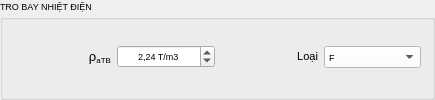
       <widget class="QGroupBox" name="TB">
        <property name="minimumSize">
         <size>
          <width>435</width>
          <height>45</height>
         </size>
        </property>
        <property name="font">
         <font>
          <family>Tahoma</family>
          <pointsize>7</pointsize>
         </font>
        </property>
        <property name="tabletTracking">
         <bool>false</bool>
        </property>
        <property name="layoutDirection">
         <enum>Qt::LeftToRight</enum>
        </property>
        <property name="autoFillBackground">
         <bool>true</bool>
        </property>
        <property name="locale">
         <locale language="Vietnamese" country="Vietnam"/>
        </property>
        <property name="inputMethodHints">
         <set>Qt::ImhDialableCharactersOnly|Qt::ImhDigitsOnly|Qt::ImhEmailCharactersOnly|Qt::ImhFormattedNumbersOnly|Qt::ImhLatinOnly|Qt::ImhLowercaseOnly|Qt::ImhUppercaseOnly|Qt::ImhUrlCharactersOnly</set>
        </property>
        <property name="title">
         <string>TRO BAY NHIỆT ĐIỆN</string>
        </property>
        <property name="flat">
         <bool>false</bool>
        </property>
        <property name="checkable">
         <bool>false</bool>
        </property>
        <layout class="QHBoxLayout" name="horizontalLayout_6">
         <item>
          <widget class="QLabel" name="label_50">
           <property name="minimumSize">
            <size>
             <width>67</width>
             <height>19</height>
            </size>
           </property>
           <property name="font">
            <font>
             <family>Tahoma</family>
             <pointsize>7</pointsize>
            </font>
           </property>
           <property name="text">
            <string>&lt;html&gt;&lt;head/&gt;&lt;body&gt;&lt;p align=&quot;right&quot;&gt;&lt;span style=&quot; font-family:'Calibri,sans-serif'; font-size:10pt;&quot;&gt;ρ&lt;/span&gt;&lt;span style=&quot; font-size:9pt; vertical-align:sub;&quot;&gt;aTB&lt;/span&gt;&lt;/p&gt;&lt;/body&gt;&lt;/html&gt;</string>
           </property>
          </widget>
         </item>
         <item>
          <widget class="QDoubleSpinBox" name="doubleSpinBox_43">
           <property name="minimumSize">
            <size>
             <width>67</width>
             <height>19</height>
            </size>
           </property>
           <property name="font">
            <font>
             <family>Tahoma</family>
             <pointsize>7</pointsize>
            </font>
           </property>
           <property name="alignment">
            <set>Qt::AlignCenter</set>
           </property>
           <property name="suffix">
            <string> T/m3</string>
           </property>
           <property name="minimum">
            <double>2.000000000000000</double>
           </property>
           <property name="maximum">
            <double>3.000000000000000</double>
           </property>
           <property name="singleStep">
            <double>0.010000000000000</double>
           </property>
           <property name="value">
            <double>2.240000000000000</double>
           </property>
          </widget>
         </item>
         <item>
          <widget class="QLabel" name="label_56">
           <property name="minimumSize">
            <size>
             <width>67</width>
             <height>19</height>
            </size>
           </property>
           <property name="font">
            <font>
             <family>Tahoma</family>
             <pointsize>7</pointsize>
            </font>
           </property>
           <property name="text">
            <string>&lt;html&gt;&lt;head/&gt;&lt;body&gt;&lt;p align=&quot;right&quot;&gt;&lt;span style=&quot; font-size:8pt;&quot;&gt;Loại&lt;/span&gt;&lt;/p&gt;&lt;/body&gt;&lt;/html&gt;</string>
           </property>
          </widget>
         </item>
         <item>
          <widget class="QComboBox" name="comboBox_3">
           <property name="minimumSize">
            <size>
             <width>67</width>
             <height>19</height>
            </size>
           </property>
           <property name="font">
            <font>
             <family>Tahoma</family>
             <pointsize>7</pointsize>
            </font>
           </property>
           <property name="styleSheet">
            <string notr="true">background-color: rgb(255, 255, 255);</string>
           </property>
           <item>
            <property name="text">
             <string>F</string>
            </property>
           </item>
           <item>
            <property name="text">
             <string>C</string>
            </property>
           </item>
          </widget>
         </item>
        </layout>
       </widget>
